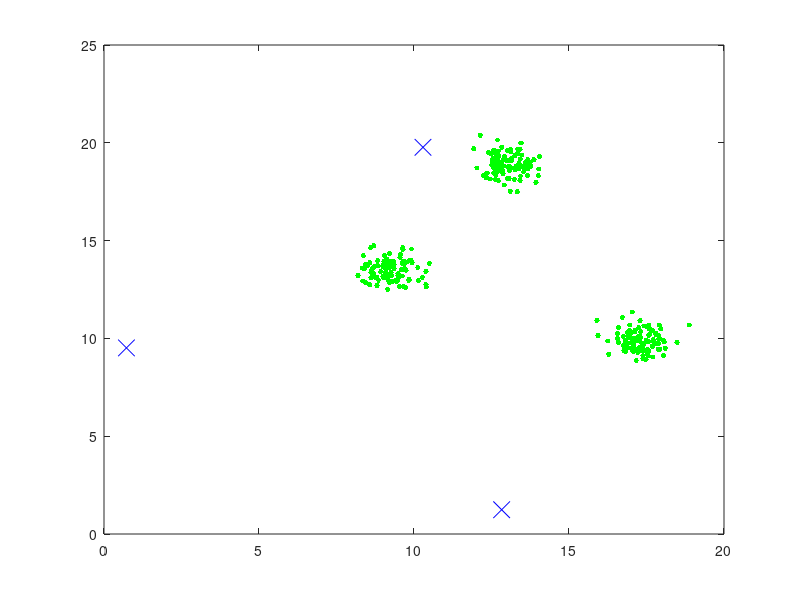
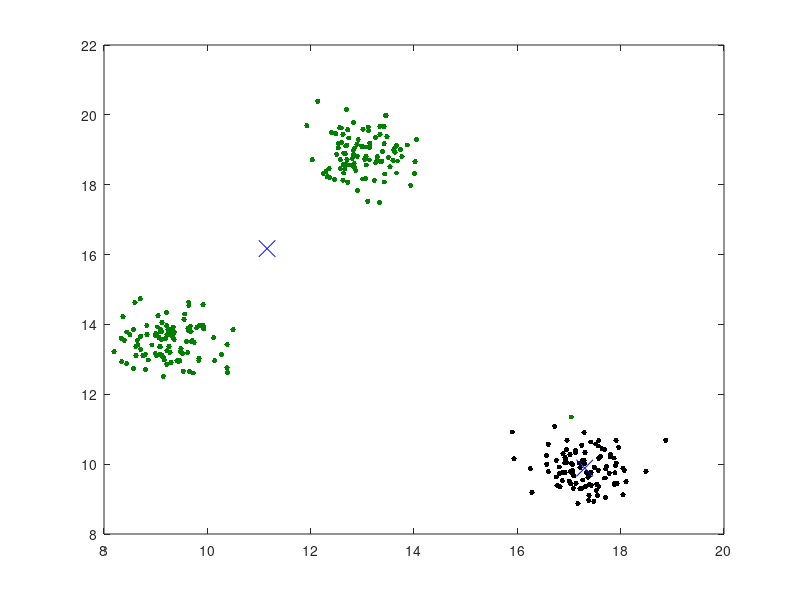
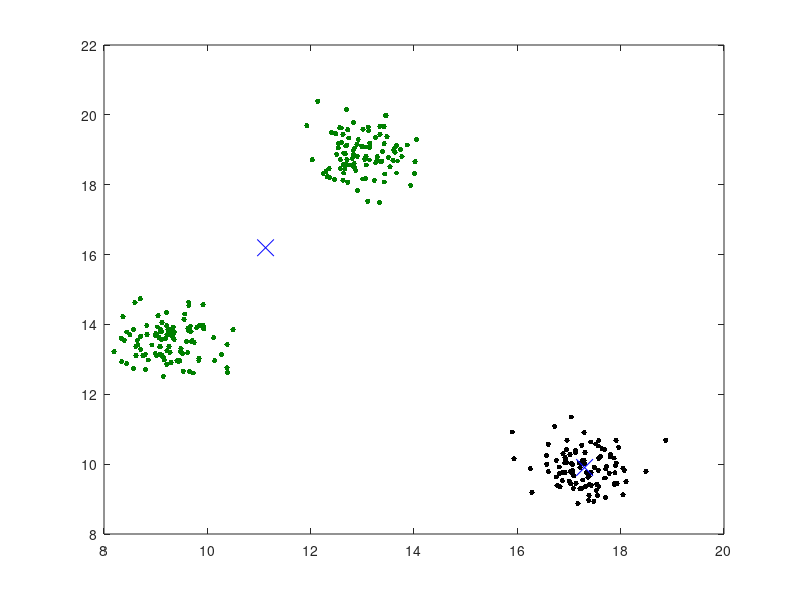
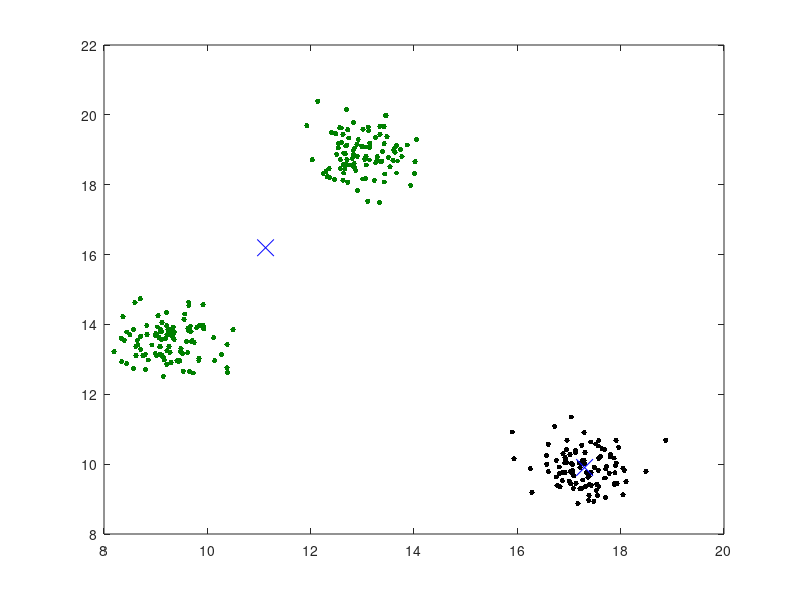

Source code (MATLAB) for these figures, in order:
k    = 3;
q    = 8;
a    = 10;
sd   = .5;
r    = 100;
data = zeros(k*r, 3);
clusters =rand(k,2) * 2*a;
for i = 1:k
    x  = rand(1,2) * 2*a;
    x1 = normrnd(x(1),sd,r,1);
    x2 = normrnd(x(2),sd,r,1);
    data((r*(i-1) + 1):(r*i),1) = x1;
    data((r*(i-1) + 1):(r*i),2) = x2;
end
X=data;
idx=zeros(200,1);
centroid=clusters;
figure(1);
plot(X(:,1),X(:,2),'g.','MarkerSize',12)
hold on
plot(centroid(:,1),centroid(:,2),'bx','MarkerSize',12)
ac=[0.5,0.5,0.5];
bc=[0,0,0];
cc=[0,0.5,0];
dc=[1,0,0];
ec=[0,0.75,0.75];
fc=[0,0,0.75];
gc=[0.75,0.75,0];
hc=[0.25,0.25,0.25];
ic=[0.2,0.3,0.4];
jc=[0,1,0];
color=[ac;bc;cc;dc;ec;fc;gc;hc;ic;jc];
distance=zeros(k,1);
for i = 1:10
    for n=1:size(X,1)
        cluster=-1;
        distValue=Inf;
        for clust=1:k
            currentDist=pdist([X(n,[1 2]);centroid(clust,[1 2])], 'euclidean')^2;
            if currentDist<distValue
                distValue=currentDist;
                cluster=clust;
            end
        end
        idx(n,1)=cluster;
    end
    for p=1:size(centroid,1)
        centroid(p,1)=mean(X(find(idx==p),1));
        centroid(p,2)=mean(X(find(idx==p),2));
    end
    figure(i+1);
    for j=1:k
        plot(X(find(idx==j),1),X(find(idx==j),2),'Marker','.','LineStyle','none','MarkerEdgeColor',color(j,:),'MarkerSize',12)
        hold on;
    end
    plot(centroid(:,1),centroid(:,2),'bx','MarkerSize',12)
end

figure(25); 

for i=1:k
    plot(X(find(idx==i),1),X(find(idx==i),2),'Marker','.','LineStyle','none','MarkerEdgeColor',color(i,:),'MarkerSize',12)
    hold on;
end
plot(centroid(:,1),centroid(:,2),'bx','MarkerSize',12)
counter=1;
sortedX=zeros(size(X));
for i=1:k
    index=find(idx==i);
    sortedX(counter:(counter+size(index,1)-1),:)=X(index,:);
    counter=counter+size(index,1);
end
simMat=zeros(size(X,1));
for i=1:size(X,1)   
    for j=1:size(X,1)
        simMat(i,j)=pdist([X(i,:);X(j,:)],'euclidean');
    end
end
figure(26);
imagesc(simMat);

